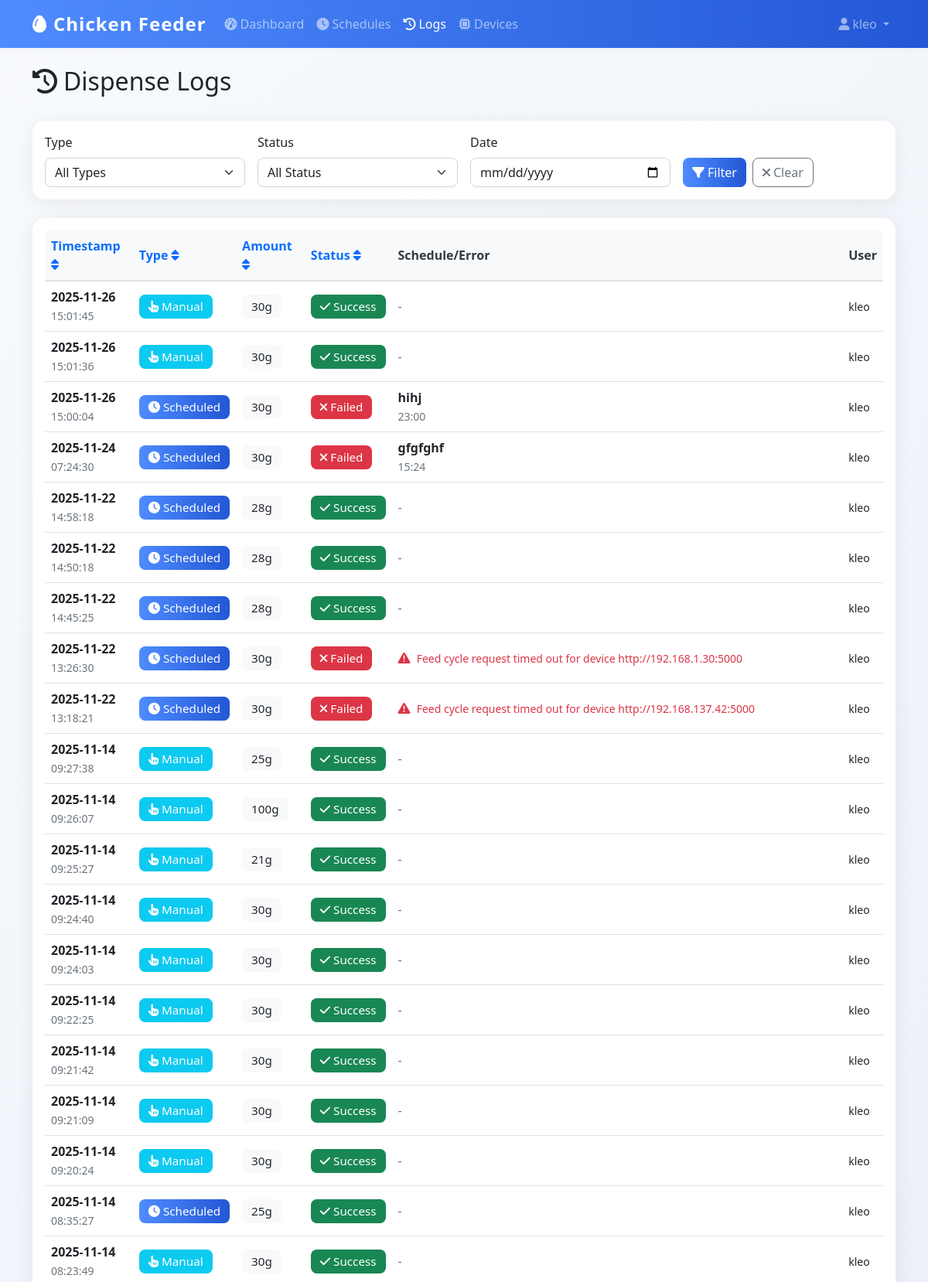
The page /logs (signed in, upper part) on the database its author committed.
### models.py (models this page shows)
class User(UserMixin, db.Model):
    id = db.Column(db.Integer, primary_key=True)
    username = db.Column(db.String(80), unique=True, nullable=False)
    email = db.Column(db.String(120), unique=True, nullable=False)
    password_hash = db.Column(db.String(120), nullable=False)
    iot_device_url = db.Column(db.String(255), nullable=True)  # e.g., 'http://192.168.1.100:5000' or 'pi_klei'
    is_admin = db.Column(db.Boolean, default=True)
    created_at = db.Column(db.DateTime, default=datetime.utcnow)

class DispenseLog(db.Model):
    id = db.Column(db.Integer, primary_key=True)
    timestamp = db.Column(db.DateTime, default=datetime.utcnow, nullable=False)
    amount_grams = db.Column(db.Integer, nullable=False)
    trigger_type = db.Column(db.String(20), nullable=False)
    schedule_id = db.Column(db.Integer, db.ForeignKey('feed_schedule.id'), nullable=True)
    status = db.Column(db.String(20), default='success')
    error_message = db.Column(db.Text, nullable=True)
    triggered_by = db.Column(db.Integer, db.ForeignKey('user.id'), nullable=True)
    schedule = db.relationship('FeedSchedule', backref=db.backref('dispense_logs', lazy=True))
    user = db.relationship('User', backref=db.backref('dispense_logs', lazy=True))

class FeedSchedule(db.Model):
    id = db.Column(db.Integer, primary_key=True)
    name = db.Column(db.String(100), nullable=False)
    feed_time = db.Column(db.Time, nullable=False)
    amount_grams = db.Column(db.Integer, nullable=False)
    is_active = db.Column(db.Boolean, default=True)
    created_by = db.Column(db.Integer, db.ForeignKey('user.id'), nullable=False)
    created_at = db.Column(db.DateTime, default=datetime.utcnow)
    user = db.relationship('User', backref=db.backref('schedules', lazy=True))

### app.py (the view)
@app.route('/logs')
@login_required
def logs():
    page = request.args.get('page', 1, type=int)
    logs = DispenseLog.query.order_by(DispenseLog.timestamp.desc()).paginate(
        page=page, per_page=50, error_out=False
    )
    return render_template('logs.html', logs=logs)

### app.py (called while the page is built)
@login_manager.user_loader
def load_user(user_id):
    return db.session.get(User, int(user_id))

@app.context_processor
def inject_datetime():
    return {'datetime': datetime}

### templates/logs.html (shortened to what this page needs)
{% extends "base.html" %}
{% block content %}
<div class="row mb-4">
    <div class="col">
        <h1 class="h2">
            <i class="fas fa-history me-2"></i>Dispense Logs
        </h1>
    </div>
</div>
<div class="card mb-4">
    <div class="card-body">
        <div class="row g-3">
            <div class="col-md-3">
                <label for="filter-type" class="form-label">Type</label>
                <select class="form-select" id="filter-type">
                    <option value="">All Types</option>
                </select>
            </div>
            <div class="col-md-3">
                <label for="filter-status" class="form-label">Status</label>
                <select class="form-select" id="filter-status">
                    <option value="">All Status</option>
                </select>
            </div>
            <div class="col-md-3">
                <label for="filter-date" class="form-label">Date</label>
                <input type="date" class="form-control" id="filter-date">
            </div>
            <div class="col-md-3">
                <label class="form-label">&nbsp;</label>
                <div class="d-flex gap-2">
                    <button class="btn btn-primary" onclick="applyFilters()">
                        <i class="fas fa-filter me-1"></i>Filter
                    </button>
                    <button class="btn btn-outline-secondary" onclick="clearFilters()">
                        <i class="fas fa-times me-1"></i>Clear
                    </button>
                </div>
            </div>
        </div>
    </div>
</div>
<div class="card">
    <div class="card-body">
        {% if logs.items %}
        <div class="table-responsive">
            <table class="table table-hover">
                <thead>
                    <tr>
                        <th>
                            <a href="#" onclick="sortTable('timestamp')" class="text-decoration-none">
                                Timestamp <i class="fas fa-sort"></i>
                            </a>
                        </th>
                        <th>
                            <a href="#" onclick="sortTable('type')" class="text-decoration-none">
                                Type <i class="fas fa-sort"></i>
                            </a>
                        </th>
                        <th>
                            <a href="#" onclick="sortTable('amount')" class="text-decoration-none">
                                Amount <i class="fas fa-sort"></i>
                            </a>
                        </th>
                        <th>
                            <a href="#" onclick="sortTable('status')" class="text-decoration-none">
                                Status <i class="fas fa-sort"></i>
                            </a>
                        </th>
                        <th>Schedule/Error</th>
                        <th>User</th>
                    </tr>
                </thead>
                <tbody id="logs-table-body">
                    {% for log in logs.items %}
                    <tr class="log-row"
                        data-type="{{ log.trigger_type }}"
                        data-status="{{ log.status }}"
                        data-date="{{ log.timestamp.strftime('%Y-%m-%d') }}">
                        <td>
                            <div>
                                <strong>{{ log.timestamp.strftime('%Y-%m-%d') }}</strong>
                            </div>
                            <small class="text-muted">{{ log.timestamp.strftime('%H:%M:%S') }}</small>
                        </td>
                        <td>
                            {% if log.trigger_type == 'manual' %}
                                <span class="badge bg-info">
                                    <i class="fas fa-hand-pointer me-1"></i>Manual
                                </span>
                            {% else %}
                                <span class="badge bg-primary">
                                    <i class="fas fa-clock me-1"></i>Scheduled
                                </span>
                            {% endif %}
                        </td>
                        <td>
                            <span class="badge bg-light text-dark">{{ log.amount_grams }}g</span>
                        </td>
                        <td>
                            {% if log.status == 'success' %}
                                <span class="badge bg-success">
                                    <i class="fas fa-check me-1"></i>Success
                                </span>
                            {% else %}
                                <span class="badge bg-danger">
                                    <i class="fas fa-times me-1"></i>Failed
                                </span>
                            {% endif %}
                        </td>
                        <td>
                            {% if log.schedule %}
                                <div>
                                    <strong>{{ log.schedule.name }}</strong>
                                </div>
                                <small class="text-muted">{{ log.schedule.feed_time.strftime('%H:%M') }}</small>
                            {% elif log.error_message %}
                                <div class="text-danger">
                                    <i class="fas fa-exclamation-triangle me-1"></i>
                                    <small>{{ log.error_message[:100] }}{% if log.error_message|length > 100 %}...{% endif %}</small>
                                </div>
                            {% else %}
                                <span class="text-muted">-</span>
                            {% endif %}
                        </td>
                        <td>
                            {% if log.user %}
                                <small>{{ log.user.username }}</small>
                            {% else %}
                                <small class="text-muted">System</small>
                            {% endif %}
                        </td>
                    </tr>
                    {% endfor %}
                </tbody>
            </table>
        </div>
        {% endif %}
    </div>
</div>
{% endblock %}

### templates/base.html (shortened to what this page needs)
<!DOCTYPE html>
<html lang="en">
<head>
    <link href="https://cdn.jsdelivr.net/npm/bootstrap@5.1.3/dist/css/bootstrap.min.css" rel="stylesheet">
    <link href="https://cdnjs.cloudflare.com/ajax/libs/font-awesome/6.0.0/css/all.min.css" rel="stylesheet">
    <link href="{{ url_for('static', filename='css/style.css') }}" rel="stylesheet">
</head>
<body>
    {% if current_user.is_authenticated %}
    <nav class="navbar navbar-expand-lg navbar-dark bg-primary">
        <div class="container">
            <a class="navbar-brand" href="{{ url_for('dashboard') }}">
                <i class="fas fa-egg me-2"></i>Chicken Feeder
            </a>
            <div class="collapse navbar-collapse" id="navbarNav">
                <ul class="navbar-nav me-auto">
                    <li class="nav-item">
                        <a class="nav-link {% if request.endpoint == 'dashboard' %}active{% endif %}"
                           href="{{ url_for('dashboard') }}">
                            <i class="fas fa-tachometer-alt me-1"></i>Dashboard
                        </a>
                    </li>
                    <li class="nav-item">
                        <a class="nav-link {% if request.endpoint in ['schedules', 'add_schedule'] %}active{% endif %}"
                           href="{{ url_for('schedules') }}">
                            <i class="fas fa-clock me-1"></i>Schedules
                        </a>
                    </li>
                    <li class="nav-item">
                        <a class="nav-link {% if request.endpoint == 'logs' %}active{% endif %}"
                           href="{{ url_for('logs') }}">
                            <i class="fas fa-history me-1"></i>Logs
                        </a>
                    </li>
                    <li class="nav-item">
                        <a class="nav-link {% if request.endpoint in ['devices', 'add_device'] %}active{% endif %}"
                           href="{{ url_for('devices') }}">
                            <i class="fas fa-microchip me-1"></i>Devices
                        </a>
                    </li>
                </ul>
                <ul class="navbar-nav">
                    <li class="nav-item dropdown">
                        <a class="nav-link dropdown-toggle" href="#" id="navbarDropdown" role="button"
                           data-bs-toggle="dropdown">
                            <i class="fas fa-user me-1"></i>{{ current_user.username }}
                        </a>
                    </li>
                </ul>
            </div>
        </div>
    </nav>
    {% endif %}
    <main class="container mt-4 mb-5">
        {% block content %}{% endblock %}
    </main>
</body>
</html>

### static/css/style.css (style rules this page uses)
:root { --primary-color: #2c5f2d; --secondary-color: #97bc62; --success-color: #28a745; --danger-color: #dc3545; --warning-color: #ffc107; --info-color: #17a2b8; --light-color: #f8f9fa; --dark-color: #343a40; }
body { font-family: 'Segoe UI', Tahoma, Geneva, Verdana, sans-serif; background-color: #f5f7fa; }
.navbar-brand { font-weight: bold; font-size: 1.5rem; }
.navbar-nav .nav-link { font-weight: 500; transition: all 0.2s ease; }
.card { border: none; border-radius: 12px; box-shadow: 0 2px 10px rgba(0,0,0,0.08); transition: all 0.3s ease; }
.btn { border-radius: 8px; font-weight: 500; transition: all 0.2s ease; }
.btn-primary { background: linear-gradient(135deg, var(--primary-color) 0%, var(--secondary-color) 100%); border: none; }
.table { border-radius: 8px; overflow: hidden; }
.table thead th { background-color: #f8f9fa; border-bottom: 2px solid #dee2e6; font-weight: 600; color: var(--dark-color); }
.badge { border-radius: 20px; font-size: 0.75rem; font-weight: 500; padding: 0.5rem 0.75rem; }
.form-control, .form-select { border-radius: 8px; border: 1px solid #ced4da; transition: all 0.2s ease; }

### templates/base.html (style rules this page uses)
body { background: linear-gradient(135deg, #f8fafc 0%, #e3e9f7 100%); min-height: 100vh; }
.navbar { box-shadow: 0 2px 8px rgba(0,0,0,0.04); }
.card { border-radius: 1rem; box-shadow: 0 4px 24px rgba(0,0,0,0.07); }
.btn-primary, .bg-primary { background: linear-gradient(90deg, #4f8cff 0%, #2357d5 100%) !important; border: none; }
.card-title, h1, h2, h3, h4, h5, h6 { font-family: 'Segoe UI', 'Roboto', 'Arial', sans-serif; font-weight: 600; }
.badge { font-size: 0.95em; border-radius: 0.5em; }
.table th, .table td { vertical-align: middle !important; }
.navbar-brand { font-weight: bold; letter-spacing: 1px; }

### rows shown on the page
User: username "kleo"
DispenseLog: timestamp "2025-11-26", timestamp "15:01:45", trigger_type "manual" (drawn), amount_grams "30", status "success" (drawn), user.username "kleo"
DispenseLog: timestamp "2025-11-26", timestamp "15:01:36", trigger_type "manual" (drawn), amount_grams "30", status "success" (drawn), user.username "kleo"
DispenseLog: timestamp "2025-11-26", timestamp "15:00:04", trigger_type "scheduled" (drawn), amount_grams "30", status "failure" (drawn), schedule.name "hihj", schedule.feed_time "23:00", user.username "kleo"
DispenseLog: timestamp "2025-11-24", timestamp "07:24:30", trigger_type "scheduled" (drawn), amount_grams "30", status "failure" (drawn), schedule.name "gfgfghf", schedule.feed_time "15:24", user.username "kleo"
DispenseLog: timestamp "2025-11-22", timestamp "14:58:18", trigger_type "scheduled" (drawn), amount_grams "28", status "success" (drawn), user.username "kleo"
DispenseLog: timestamp "2025-11-22", timestamp "14:50:18", trigger_type "scheduled" (drawn), amount_grams "28", status "success" (drawn), user.username "kleo"
DispenseLog: timestamp "2025-11-22", timestamp "14:45:25", trigger_type "scheduled" (drawn), amount_grams "28", status "success" (drawn), user.username "kleo"
DispenseLog: timestamp "2025-11-22", timestamp "13:26:30", trigger_type "scheduled" (drawn), amount_grams "30", status "failure" (drawn), error_message "Feed cycle request timed out for device http://192.168.1.30:5000", user.username "kleo"
DispenseLog: timestamp "2025-11-22", timestamp "13:18:21", trigger_type "scheduled" (drawn), amount_grams "30", status "failure" (drawn), error_message "Feed cycle request timed out for device http://192.168.137.42:5000", user.username "kleo"
DispenseLog: timestamp "2025-11-14", timestamp "09:27:38", trigger_type "manual" (drawn), amount_grams "25", status "success" (drawn), user.username "kleo"
DispenseLog: timestamp "2025-11-14", timestamp "09:26:07", trigger_type "manual" (drawn), amount_grams "100", status "success" (drawn), user.username "kleo"
DispenseLog: timestamp "2025-11-14", timestamp "09:25:27", trigger_type "manual" (drawn), amount_grams "21", status "success" (drawn), user.username "kleo"
DispenseLog: timestamp "2025-11-14", timestamp "09:24:40", trigger_type "manual" (drawn), amount_grams "30", status "success" (drawn), user.username "kleo"
DispenseLog: timestamp "2025-11-14", timestamp "09:24:03", trigger_type "manual" (drawn), amount_grams "30", status "success" (drawn), user.username "kleo"
DispenseLog: timestamp "2025-11-14", timestamp "09:22:25", trigger_type "manual" (drawn), amount_grams "30", status "success" (drawn), user.username "kleo"
DispenseLog: timestamp "2025-11-14", timestamp "09:21:42", trigger_type "manual" (drawn), amount_grams "30", status "success" (drawn), user.username "kleo"
DispenseLog: timestamp "2025-11-14", timestamp "09:21:09", trigger_type "manual" (drawn), amount_grams "30", status "success" (drawn), user.username "kleo"
DispenseLog: timestamp "2025-11-14", timestamp "09:20:24", trigger_type "manual" (drawn), amount_grams "30", status "success" (drawn), user.username "kleo"
DispenseLog: timestamp "2025-11-14", timestamp "08:35:27", trigger_type "scheduled" (drawn), amount_grams "25", status "success" (drawn), user.username "kleo"
DispenseLog: timestamp "2025-11-14", timestamp "08:23:49", trigger_type "manual" (drawn), amount_grams "30", status "success" (drawn), user.username "kleo"
